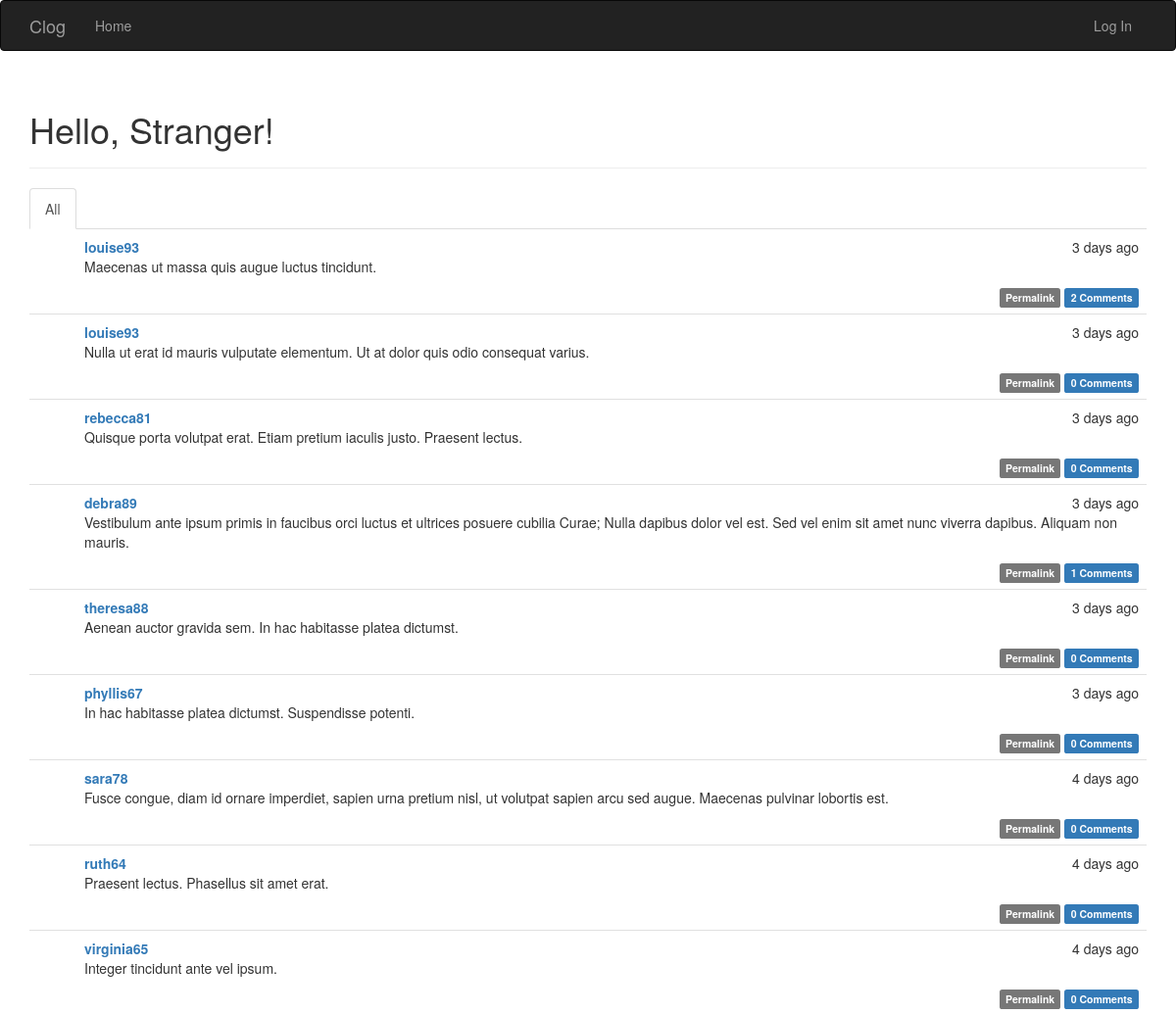
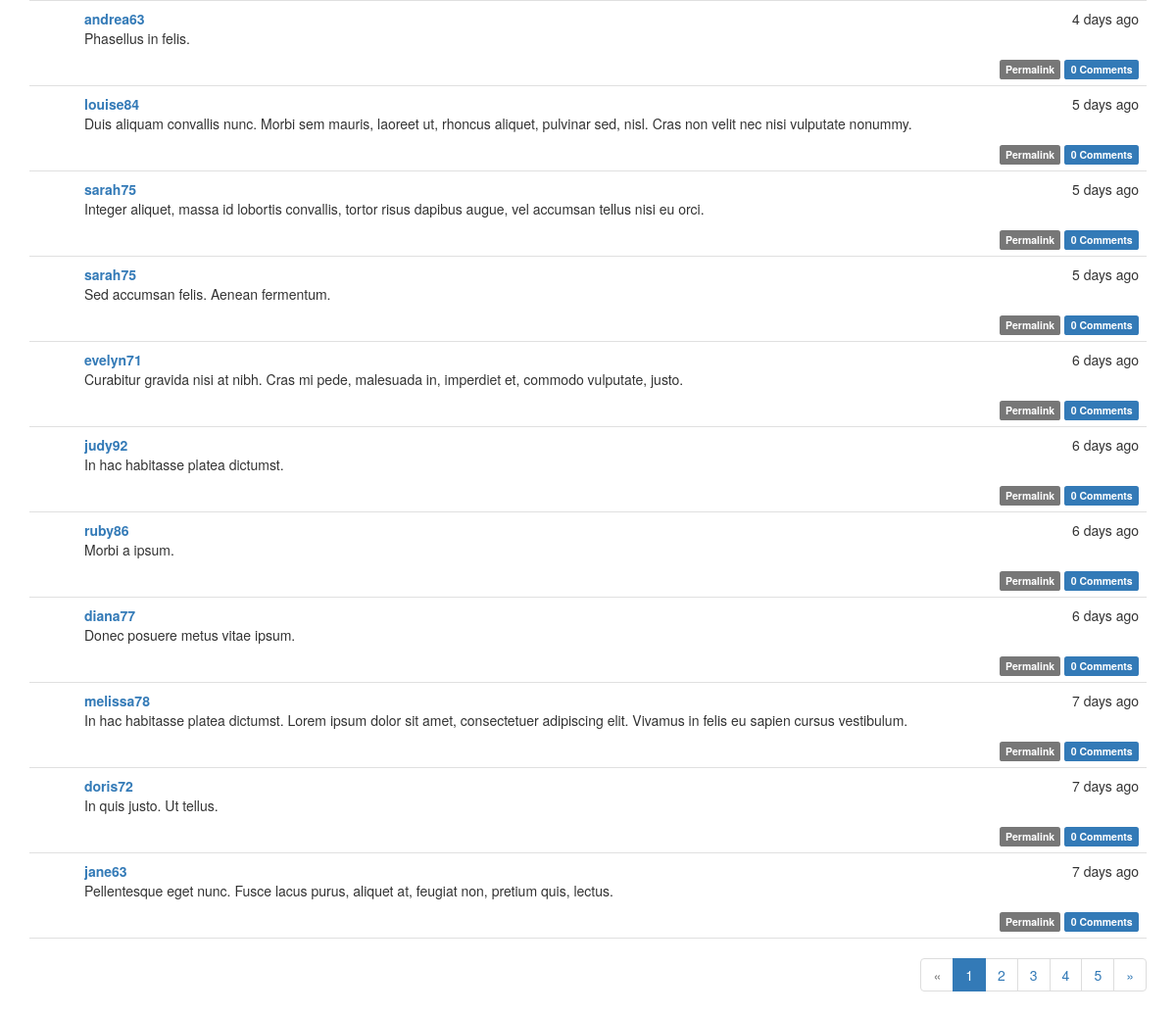
Before: / with the older database file (2 pictures, top to bottom).
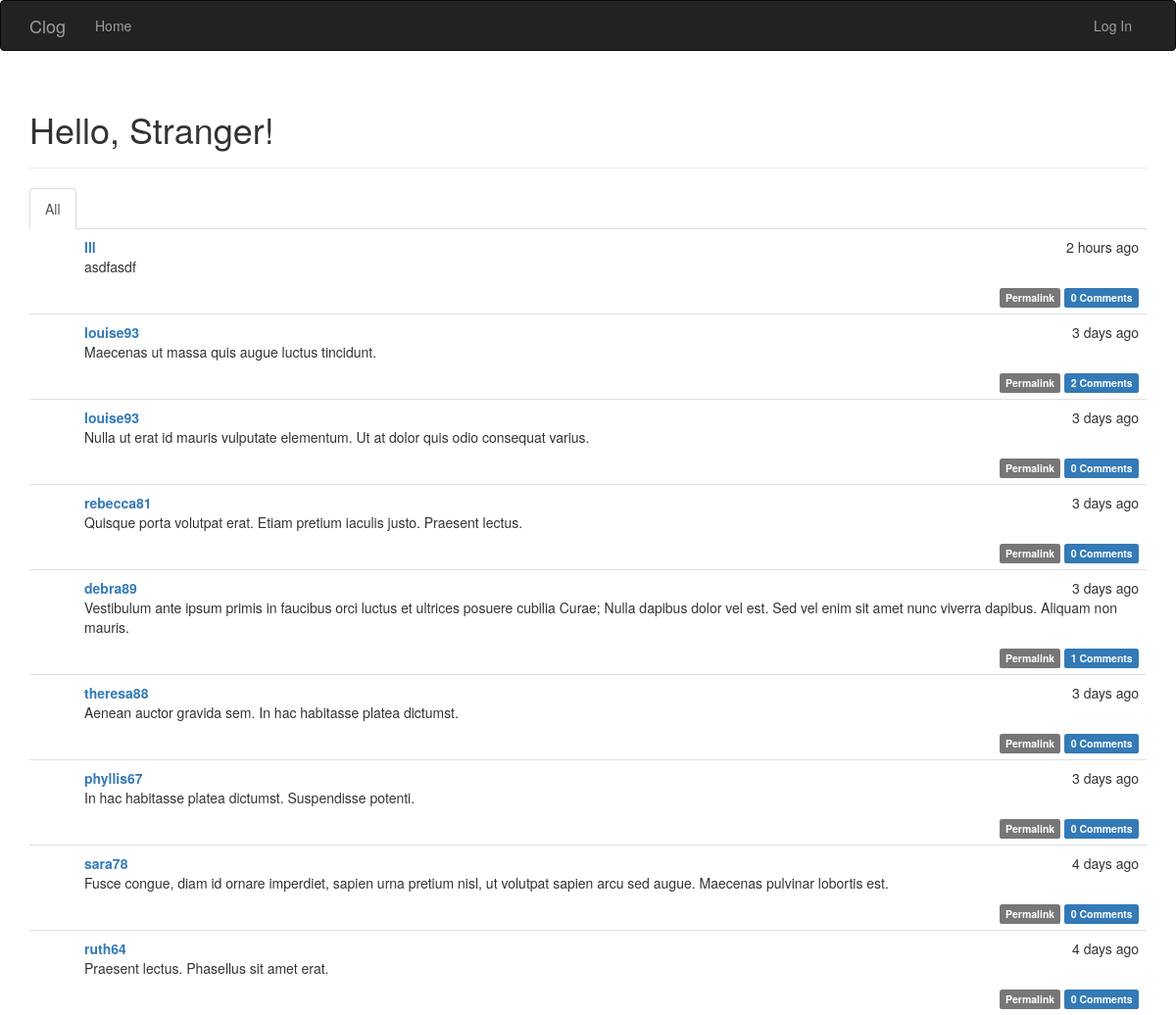
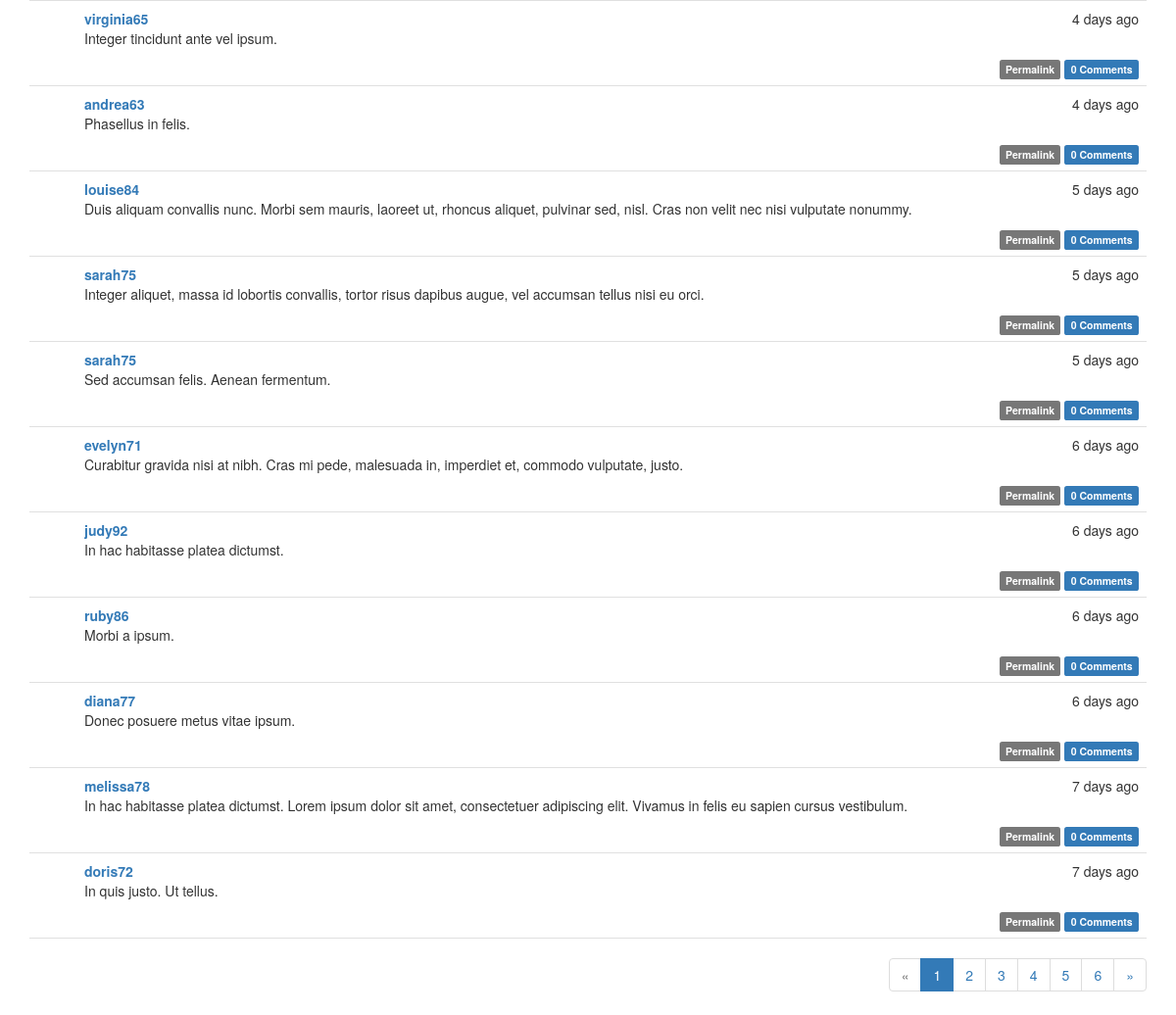
After: the same page with the newer database file (2 pictures, top to bottom).
### app/models.py (models this page shows, shortened)
class Post(db.Model):
    __tablename__ = 'posts'
    id = db.Column(db.Integer, primary_key=True)
    body = db.Column(db.Text)
    timestamp = db.Column(db.DateTime, index=True, default=datetime.utcnow)
    author_id = db.Column(db.Integer, db.ForeignKey('users.id'))
    body_html = db.Column(db.Text)
    comments = db.relationship('Comment', backref='post', lazy='dynamic')

class User(UserMixin, db.Model):
    __tablename__ = 'users'
    id = db.Column(db.Integer, primary_key=True)
    username = db.Column(db.String(64), unique=True, index=True)
    email = db.Column(db.String(64), unique=True, index=True)
    role_id = db.Column(db.Integer, db.ForeignKey('roles.id'))
    password_hash = db.Column(db.String(128))
    confirmed = db.Column(db.Boolean, default=False)
    name = db.Column(db.String(64))
    location = db.Column(db.String(64))
    about_me = db.Column(db.Text)
    member_since = db.Column(db.DateTime(), default=datetime.utcnow)
    last_seen = db.Column(db.DateTime(), default=datetime.utcnow)
    posts = db.relationship('Post', backref='author', lazy='dynamic')
    followed = db.relationship('Follow',
                               foreign_keys=[Follow.follower_id],
                               backref=db.backref('follower', lazy='joined'),
                               lazy='dynamic',
                               cascade='all, delete-orphan')
    followers = db.relationship('Follow',
                                foreign_keys=[Follow.followed_id],
                                backref=db.backref('followed', lazy='joined'),
                                lazy='dynamic',
                                cascade='all, delete-orphan')
    comments = db.relationship('Comment', backref='author', lazy='dynamic')
    @property
    def password(self):
        raise AttributeError('password is not a readable attribute')

### app/main/views.py (the view)
@main.route('/', methods=['GET', 'POST'])
def index():
    form = PostForm()
    if current_user.can(Permission.WRITE_ARTICLES) and form.validate_on_submit():
        post = Post(body=form.body.data, author=current_user._get_current_object())
        db.session.add(post)
        return redirect(url_for('.index'))
    page = request.args.get('page', 1, type=int)
    show_followed = False
    if current_user.is_authenticated:
        show_followed = bool(request.cookies.get('show_followed', ''))
    if show_followed:
        query = current_user.followed_posts
    else:
        query = Post.query
    pagination = query.order_by(Post.timestamp.desc()).paginate(
        page, per_page=current_app.config['FLASKY_POSTS_PER_PAGE'],
        error_out=False)
    posts = pagination.items
    return render_template('index.html', form=form, posts=posts,
                           show_followed=show_followed, pagination=pagination)

### app/auth/views.py (called while the page is built)
@auth.before_app_request
def before_request():
    if current_user.is_authenticated:
        current_user.ping()
        if not current_user.confirmed \
                and request.endpoint[:5] != 'auth.' \
                and request.endpoint != 'static':
            return redirect(url_for('auth.unconfirmed'))

### app/main/__init__.py (called while the page is built)
@main.app_context_processor
def inject_permissions():
    return dict(Permission=Permission)

### app/models.py (called while the page is built)
    def can(self, permissions):
        return False

    def is_administrator(self):
        return False

### app/templates/index.html (shortened to what this page needs)
{% extends "base.html" %}
{% import "bootstrap/wtf.html" as wtf %}
{% import "_macros.html" as macros %}
{% block page_content %}
<div class="page-header">
    <h1>Hello, {% if current_user.is_authenticated %}{{ current_user.username }}{% else %}Stranger{% endif %}!</h1>
</div>
<div class="post-tabs">
    <ul class="nav nav-tabs">
        <li{% if not show_followed %} class="active"{% endif %}><a href="{{ url_for('.show_all') }}">All</a></li>
    </ul>
    {% include '_posts.html' %}
</div>
{% if pagination %}
<div class="pagination">
    {{ macros.pagination_widget(pagination, '.index') }}
</div>
{% endif %}
{% endblock %}

### app/templates/_posts.html (shortened to what this page needs)
<ul class="posts">
    {% for post in posts %}
    <li class="post">
        <div class="post-content">
            <div class="post-date">{{ moment(post.timestamp).fromNow() }}</div>
            <div class="post-author"><a href="{{ url_for('.user', username=post.author.username) }}">{{ post.author.username }}</a></div>
            <div class="post-body">
                {% if post.body_html %}
                    {{ post.body_html | safe }}
                {% else %}
                    {{ post.body }}
                {% endif %}
            </div>
            <div class="post-footer">
                <a href="{{ url_for('.post', id=post.id) }}">
                    <span class="label label-default">Permalink</span>
                </a>
                <a href="{{ url_for('.post', id=post.id) }}#comments">
                    <span class="label label-primary">{{ post.comments.count() }} Comments</span>
                </a>
            </div>
        </div>
    </li>
    {% endfor %}
</ul>

Changed rows visible on the page:
no longer on this page (row unchanged): Post: timestamp "7 days ago", author.username "jane63", body_html "Pellentesque eget nunc. Fusce lacus purus, aliquet at, feugiat non, pretium quis, lectus.", comments.count "0"
added Post: timestamp "2 hours ago", author.username "lll", body_html "asdfasdf", comments.count "0"
Other visible differences:
new list line: "6"
